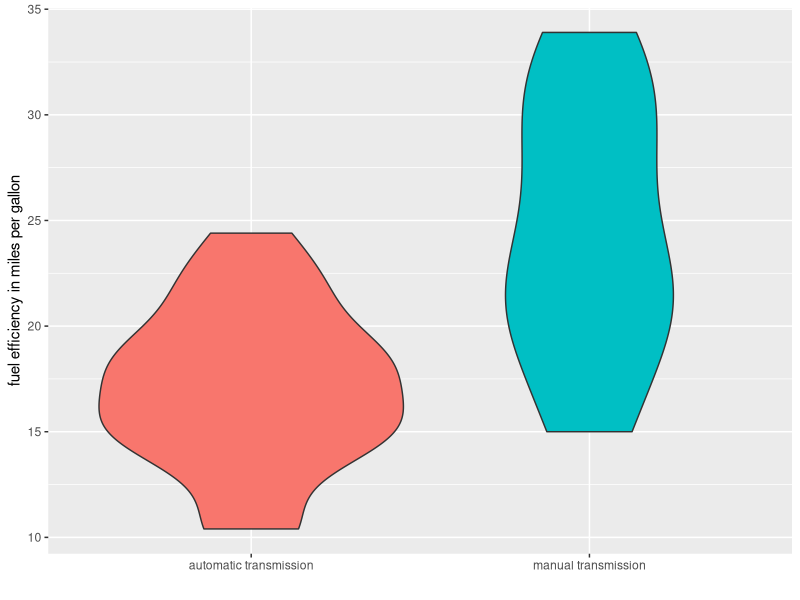
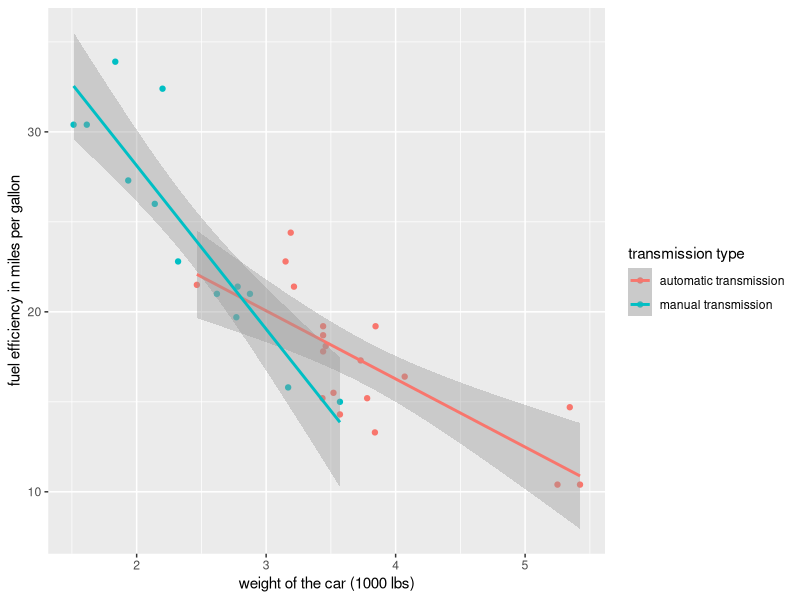
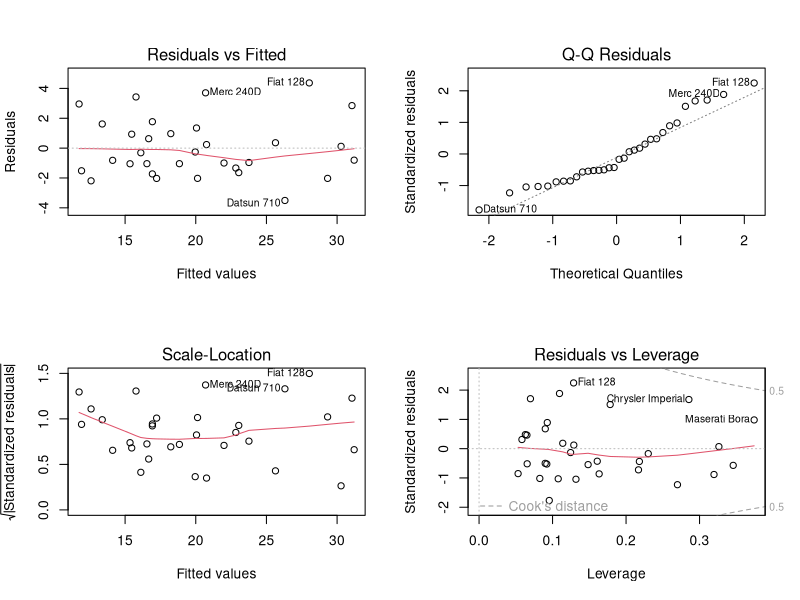

These figures' R source, in order:
## ---- chunk 1
knitr::opts_chunk$set(echo = TRUE)
## ---- chunk 2
data(mtcars)
## ---- chunk 3
t <- t.test(mtcars$mpg ~ mtcars$am)
sd <- tapply(mtcars$mpg, mtcars$am, sd)
## ---- chunk 4
library(ggplot2)
library(knitr)
library(car)
## ---- chunk 5
cm <- cor(mtcars)
round(cm, 2)
cor.test(mtcars$mpg, mtcars$wt)
## ---- chunk 6
lm <- lm(mpg ~ wt + factor(am), data = mtcars)
## ---- chunk 7
lm1 <- lm(mpg ~ wt * factor(am), data = mtcars)
## ---- chunk 8
summary(lm1)
## ---- chunk 9
coef(summary(lm(mpg ~ ., data = mtcars)))
## ---- chunk 10
# added wt = weight of the car (1000 lbs)
lm0 <- lm(mpg ~ wt, data=mtcars)
# added am = transmission type (0 = automatic, 1 = manual) as an interaction
lm1 <- lm(mpg ~ wt*factor(am), data=mtcars)
# added qsec = acceleration (in 1/4 mile time)
lm2 <- lm(mpg ~ wt*factor(am) + qsec, data=mtcars)
# added hp = gross horsepower (in hp)
lm3 <- lm(mpg ~ wt*factor(am) + qsec + hp, data=mtcars)
# added disp = displacement (in cu. in.)
lm4 <- lm(mpg ~ wt*factor(am) + qsec + hp + disp, data=mtcars)
## ---- chunk 11
anova(lm0, lm1, lm2, lm3,lm4)
## ---- chunk 12
anova <- anova(lm0, lm1, lm2, lm3,lm4)
table <- data.frame(
            model = c("Model 1: mpg ~ wt",
                      "Model 2: mpg ~ wt * factor(am)",
                      "Model 3: mpg ~ wt * factor(am) + qsec",
                      "Model 4: mpg ~ wt * factor(am) + qsec + hp",
                      "Model 5: mpg ~ wt * factor(am) + qsec + hp + disp"),
            round(anova[1:6],3)
)

table[is.na(table)] <- ""
kable(table,caption="ANOVA results")
## ---- chunk 13
summary(lm2)
## ---- chunk 14
g <- ggplot(mtcars, aes(
        factor(am, labels = c("automatic transmission", "manual transmission")),
        mpg)) +
    geom_violin(aes(fill=factor(
        am, labels = c("automatic transmission", "manual transmission")))) +
    xlab("") +
    ylab("fuel efficiency in miles per gallon") + 
    theme(legend.position="none", plot.title = element_text(hjust = 0.5))
g
## ---- chunk 15
g <- ggplot(data = mtcars, aes(x = wt, y = mpg))
g + geom_point(aes(color = factor(
        am, labels = c(
            "automatic transmission", 
            "manual transmission")))) +
    geom_smooth(method = "lm", aes(
        color = factor(am, labels = c(
            "automatic transmission", 
            "manual transmission"))
        )) +
    xlab("weight of the car (1000 lbs)") +
    ylab("fuel efficiency in miles per gallon") + 
    theme(plot.title = element_text(hjust = 0.5)) +
    labs(color="transmission type") 
## ---- chunk 16
par(mfrow=c(2,2))
plot(lm2)
## ---- chunk 17
kable(summary(lm)$coef, caption="coefficients for mpg ~ wt + am",
      digits = 3)
## ---- chunk 18
kable(summary(lm1)$coef, caption="coefficients for mpg ~ wt * am", 
      digits = 3)
## ---- chunk 19
kable(summary(lm2)$coef, caption="coefficients for mpg ~ wt * am + qsec", 
      digits = 3)
## ---- chunk 20
sqrt.vif <- sqrt(vif(lm2))
kable(as.data.frame(sqrt.vif), caption="Variance inflation factors expressed as standard errors", 
      digits = 3)
